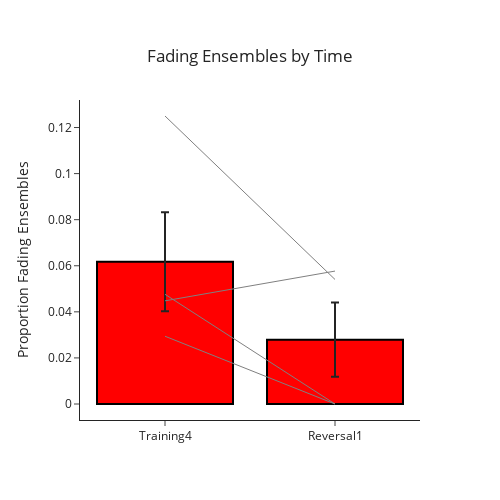

Notebook source saved alongside this figure:
### Code cell
## Get proportion decreasing values
prop_decreasing_T4 = []
prop_decreasing_R1 = []
mouse_name = []
for key in mouse_ensemble_proportions:
    prop_decreasing_T4.append(mouse_ensemble_proportions[key]['Training4']['prop_decreasing'])
    prop_decreasing_R1.append(mouse_ensemble_proportions[key]['Reversal1']['prop_decreasing'])
    mouse_name.append(key)
prop_df = pd.DataFrame({'Mouse': mouse_name, 'Training4': prop_decreasing_T4, 'Reversal1': prop_decreasing_R1})
## Plot prop_df
x = ['Training4', 'Reversal1']
avgs = [prop_df.Training4.mean(), prop_df.Reversal1.mean()]
sem = [prop_df.Training4.sem(), prop_df.Reversal1.sem()]
fig = go.Figure(data = go.Bar(x = x, y = avgs, error_y = dict(type = 'data', array = sem), showlegend = False))
for row in prop_df.index:
    data = prop_df.loc[row]
    fig.add_trace(go.Scatter(x = x, y = [data.Training4, data.Reversal1], mode = 'lines', line_color = 'grey', showlegend = False,
                             line = dict(width = 1), name = prop_df.loc[row, 'Mouse']))
fig.update_layout(template = 'simple_white', width = 500, height = 500)
fig.update_layout(
    title={
        'text': 'Fading Ensembles by Time',
        'y':0.9,
        'x':0.5,
        'xanchor': 'center',
        'yanchor': 'top'})
fig.update_yaxes(title = 'Proportion Fading Ensembles')
fig.update_traces(marker_color = 'red', marker_line_color = 'black', marker_line_width = 2)
fig.show()
# fig.write_image(pjoin(figure_path, 'proportion_fading_trials.png'))

### Figure 1 — Plotly figure (JSON) as saved in the notebook; plotly's stock layout.template omitted (floating-point values rounded to 4 significant figures)
{"data": [{"error_y": {"array": [0.02148, 0.01615], "type": "data"}, "marker": {"color": "red", "line": {"color": "black", "width": 2}}, "showlegend": false, "type": "bar", "x": ["Training4", "Reversal1"], "y": [0.0617, 0.02794]}, {"line": {"color": "grey", "width": 1}, "marker": {"color": "red", "line": {"color": "black", "width": 2}}, "mode": "lines", "name": "mc03", "showlegend": false, "type": "scatter", "x": ["Training4", "Reversal1"], "y": [0.04762, 0]}, {"line": {"color": "grey", "width": 1}, "marker": {"color": "red", "line": {"color": "black", "width": 2}}, "mode": "lines", "name": "mc06", "showlegend": false, "type": "scatter", "x": ["Training4", "Reversal1"], "y": [0.04478, 0.05769]}, {"line": {"color": "grey", "width": 1}, "marker": {"color": "red", "line": {"color": "black", "width": 2}}, "mode": "lines", "name": "mc07", "showlegend": false, "type": "scatter", "x": ["Training4", "Reversal1"], "y": [0.02941, 0]}, {"line": {"color": "grey", "width": 1}, "marker": {"color": "red", "line": {"color": "black", "width": 2}}, "mode": "lines", "name": "mc09", "showlegend": false, "type": "scatter", "x": ["Training4", "Reversal1"], "y": [0.125, 0.05405]}], "layout": {"height": 500, "title": {"text": "Fading Ensembles by Time", "x": 0.5, "xanchor": "center", "y": 0.9, "yanchor": "top"}, "width": 500, "yaxis": {"title": {"text": "Proportion Fading Ensembles"}}}}
